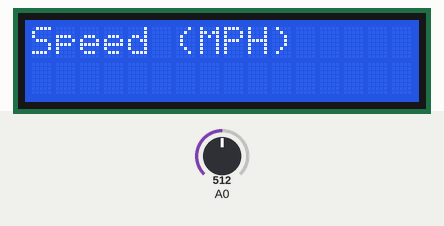
The sketch below on a simulated Arduino Uno, built with avr-gcc and run on an emulated ATmega328P. Shown: 16×2 character LCD. Inputs (shaded band) come from the test bench; at power-on: A0 = 512. Storage starts empty; what the sketch prints to the serial monitor is not drawn.

Above: at 1.2 s.
1.3 s: A0 set to 40
At 1.8 s:
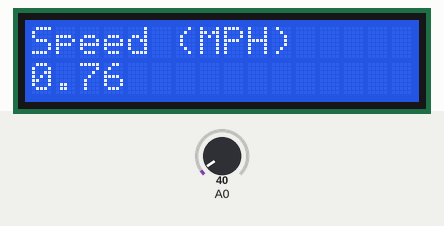
Timing chart, 0 to 4.3 s (numbered marks = the images above; inputs shaded):
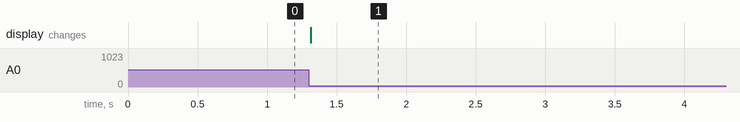

Measured:
- after the input at 1.3 s, the display: changes at once (image 1)

The sketch:

Go_kart_Speed_With_SD_LCD.ino
```cpp
#include <SPI.h>
#include <SD.h>
#include <LiquidCrystal.h>

LiquidCrystal lcd(10, 9, 6, 5, 3, 2);
File myFile;
//^^^^^^ used for SD card

int revolution = 0;
int sensor_read = 0; //varaible used to store sensor data
int sensor_threshold = 50; // set value depending on pull-up resistor value
long start_time = micros(); //millis is the number of microseconds since the program started
long time_diff = 0; //in miliseconds
float w = 0; //angular velocity in revolutions per minute
float wheel_radius = 0.1397; //in meters
float linear_speed = 0; //in MPH
float radius_ratio = 0.1427; //magnet placement radius/wheel radius ????? was .1427
float axel_radius = 0.02;
float meters_per_min_to_MPH = 0.03728;
int i = 0;

void setup() {
Serial.begin(9600);

lcd.begin(16,2);
lcd.print("Speed (MPH)");

while (!Serial) {
    ; // wait for serial port to connect. Needed for native USB port only
}

  Serial.print("Initializing SD card...");

  if (!SD.begin(4)) {
    Serial.println("initialization failed!");
    return;
  }
  Serial.println("initialization done.");

myFile = SD.open("speeds.txt", FILE_WRITE);


if (myFile) {
    myFile.println("--------------------Start--------------------");
    myFile.close();
}
else {
    // if the file didn't open, print an error:
    Serial.println("error opening file");
}

}


void loop() {
sensor_read = analogRead(A0);

if (sensor_read < sensor_threshold){
  revolution = 1;
  start_time = micros();
}
else {
  revolution = 0;
}

if(revolution == 0){
  long current_time = micros(); //keep updating current time
  time_diff = current_time - start_time;
  i = 1;
}
else{
  if (i == 1){

    w = 60000000*((2*3.14159)/time_diff); //revolution per a microsecond converted to angular velocity in rad/min
    linear_speed = (w*axel_radius)*meters_per_min_to_MPH*(1/radius_ratio)/2;
        Serial.println(linear_speed);
    lcd.setCursor(0,1);
    lcd.print(linear_speed);
    myFile = SD.open("speeds.txt", FILE_WRITE);
    myFile.print(micros());
    myFile.print(", ");
    myFile.println(linear_speed);
    myFile.close();

    i = 0;
  }
}


}
```
